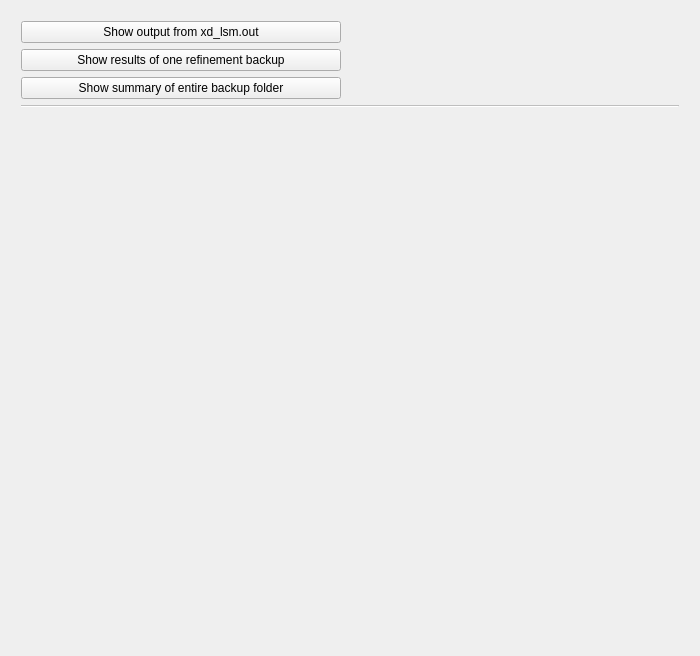
                  <widget class="QWidget" name="page_6">
                   <property name="geometry">
                    <rect>
                     <x>0</x>
                     <y>0</y>
                     <width>700</width>
                     <height>656</height>
                    </rect>
                   </property>
                   <attribute name="label">
                    <string>XDLSM Results</string>
                   </attribute>
                   <layout class="QGridLayout" name="gridLayout_13">
                    <item row="0" column="1">
                     <layout class="QVBoxLayout" name="verticalLayout_32">
                      <property name="leftMargin">
                       <number>10</number>
                      </property>
                      <property name="topMargin">
                       <number>10</number>
                      </property>
                      <property name="rightMargin">
                       <number>10</number>
                      </property>
                      <property name="bottomMargin">
                       <number>10</number>
                      </property>
                      <item>
                       <layout class="QVBoxLayout" name="verticalLayout_22">
                        <property name="topMargin">
                         <number>0</number>
                        </property>
                        <item>
                         <widget class="QPushButton" name="getResBut">
                          <property name="maximumSize">
                           <size>
                            <width>320</width>
                            <height>16777215</height>
                           </size>
                          </property>
                          <property name="acceptDrops">
                           <bool>false</bool>
                          </property>
                          <property name="text">
                           <string>Show output from xd_lsm.out</string>
                          </property>
                          <property name="autoDefault">
                           <bool>false</bool>
                          </property>
                          <property name="flat">
                           <bool>false</bool>
                          </property>
                         </widget>
                        </item>
                        <item>
                         <widget class="QPushButton" name="resBackupBut">
                          <property name="minimumSize">
                           <size>
                            <width>310</width>
                            <height>0</height>
                           </size>
                          </property>
                          <property name="maximumSize">
                           <size>
                            <width>320</width>
                            <height>16777215</height>
                           </size>
                          </property>
                          <property name="text">
                           <string>Show results of one refinement backup</string>
                          </property>
                         </widget>
                        </item>
                        <item>
                         <widget class="QPushButton" name="resBackupSumBut">
                          <property name="minimumSize">
                           <size>
                            <width>302</width>
                            <height>0</height>
                           </size>
                          </property>
                          <property name="maximumSize">
                           <size>
                            <width>320</width>
                            <height>16777215</height>
                           </size>
                          </property>
                          <property name="text">
                           <string>Show summary of entire backup folder</string>
                          </property>
                         </widget>
                        </item>
                       </layout>
                      </item>
                      <item>
                       <widget class="Line" name="lsmResLine">
                        <property name="enabled">
                         <bool>false</bool>
                        </property>
                        <property name="orientation">
                         <enum>Qt::Horizontal</enum>
                        </property>
                       </widget>
                      </item>
                      <item>
                       <widget class="QLabel" name="showResLab">
                        <property name="text">
                         <string/>
                        </property>
                       </widget>
                      </item>
                      <item>
                       <spacer name="verticalSpacer_10">
                        <property name="orientation">
                         <enum>Qt::Vertical</enum>
                        </property>
                        <property name="sizeHint" stdset="0">
                         <size>
                          <width>20</width>
                          <height>40</height>
                         </size>
                        </property>
                       </spacer>
                      </item>
                     </layout>
                    </item>
                   </layout>
                  </widget>
